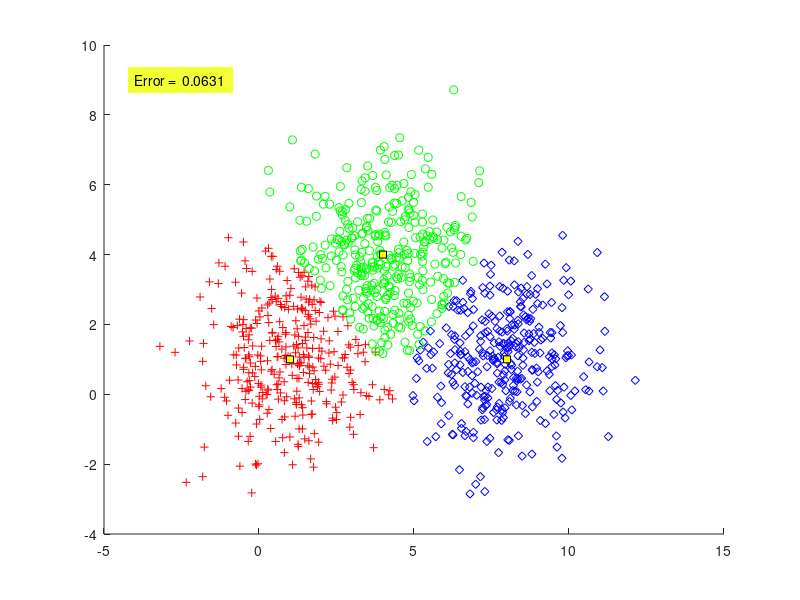

Here is the MATLAB script that generated this plot:
function output=CH2_7_Eucidean()
N=1000;
m=[1 4 8;1 4 1];
S(:,:,1)=2*eye(2);
S(:,:,2)=2*eye(2);
S(:,:,3)=2*eye(2);
P=[1/3 1/3 1/3 ];

%% (A)
X=[];
y=[];
[l,c]=size(m);
for j=1:c
% Generating the [p(j)*N)] vectors from each distribution
temp=mvnrnd(m(:,j),S(:,:,j),fix(P(j)*N));
% The total number of points may be slightly less than N
% due to the fix ooutputrator
X=[X ;temp];
y=[y ones(1,fix(P(j)*N))*j];
end

%% B
% l=dimensionality, c=no. of classes
[l,N]=size(X'); % N=no. of vectors
for i=1:N
for j=1:c
 t(j)=sqrt((X(i,:)'-m(:,j))'*(X(i,:)'-m(:,j)));

end
% Determining the maximum quantity Pi*p(x|wi)
 [num,z(i)]=min(t(:));
end
plot_data(X,z,m);
%% C
output=compute_error(y,z);
xx=axis;

text(xx(1)+1,xx(4)-1,...
['Error =  ' num2str(output,3)],...
'HorizontalAlignment','left',... 
 'BackgroundColor',[.95 1 .2],...
 'Margin',5);
end
%%
function clas_error=compute_error(y,y_est)
[q,N]=size(y); % N= no. of vectors
c=max(y); % Determining the number of classes
clas_error=0; % Counting the misclassified vectors
for i=1:N
if(y(i) ~= y_est(i))
clas_error=clas_error+1;
end
end
% Computing the classification error
clas_error =clas_error/N;
end
%% 
function plot_data(X,y,m)
[l,N]=size(X'); % N=no. of data vectors, l=dimensionality
[l,c]=size(m); % c=no. of classes
if(l ~=2)
fprintf('NO PLOT CAN BE GENERATED\n')
return
end
pale=['r+'; 'go'; 'bd'];
figure(2)
% Plot of the data vectors
hold on

for k=1:N
plot(X(k,1),X(k,2),pale(y(k),:))
end
% Plot of the class means
for j=1:c
plot(m(1,j),m(2,j),'--ks',...
                'MarkerFaceColor','y',...
                'MarkerSize',5)
end
end
